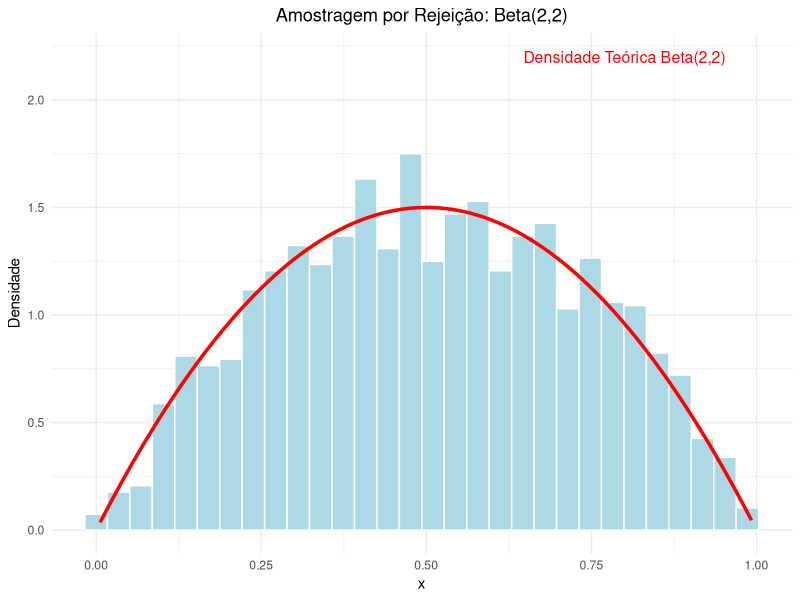
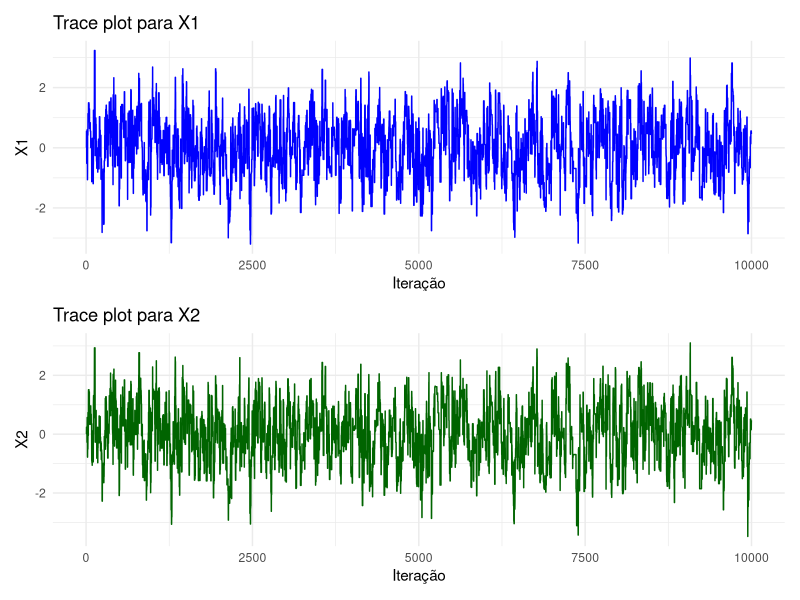
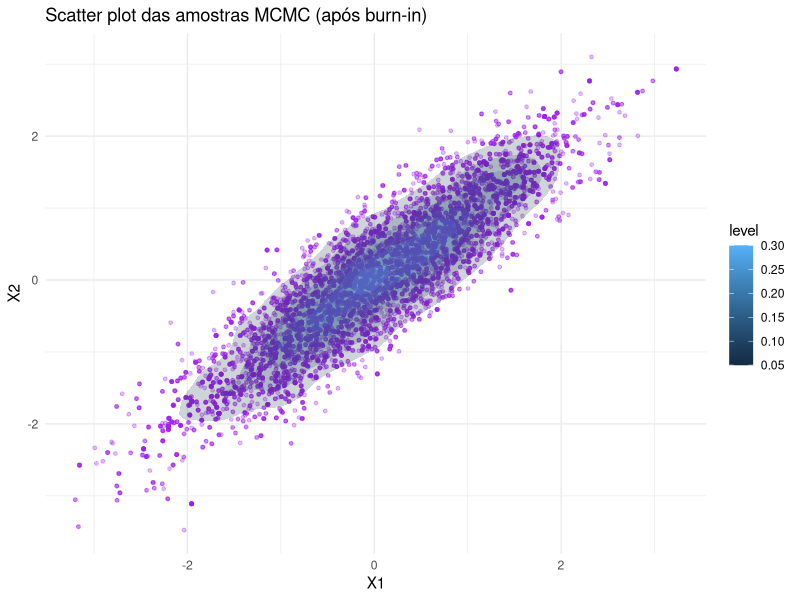
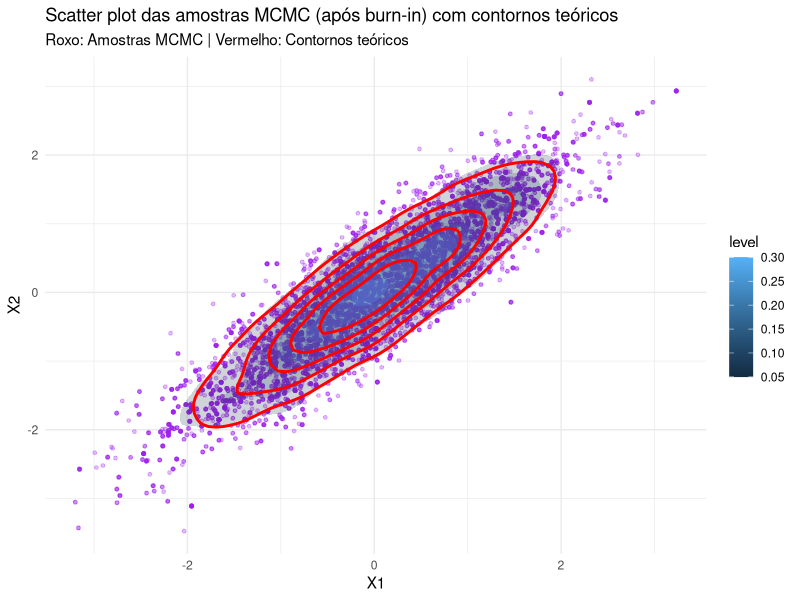
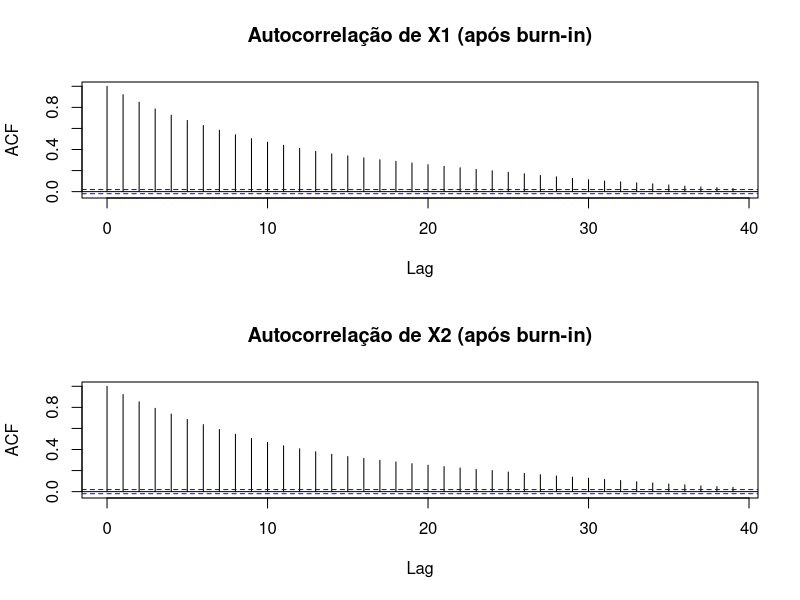
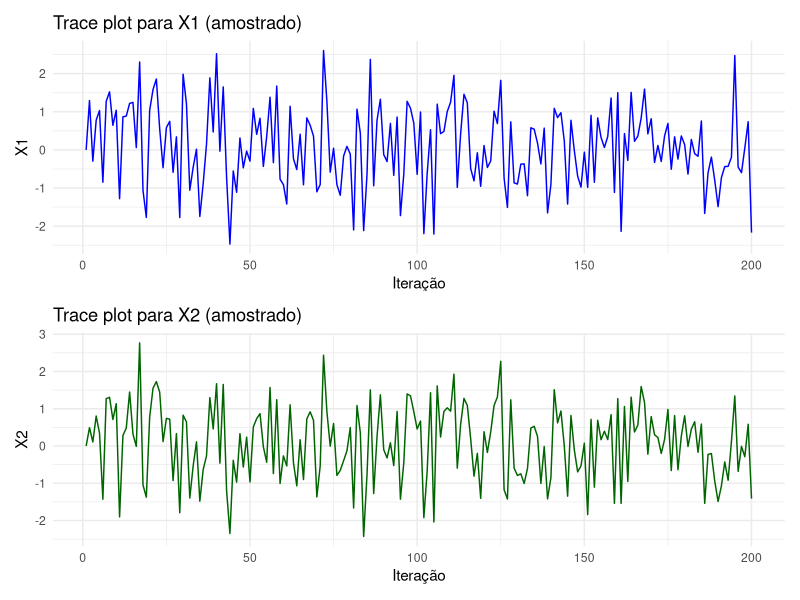
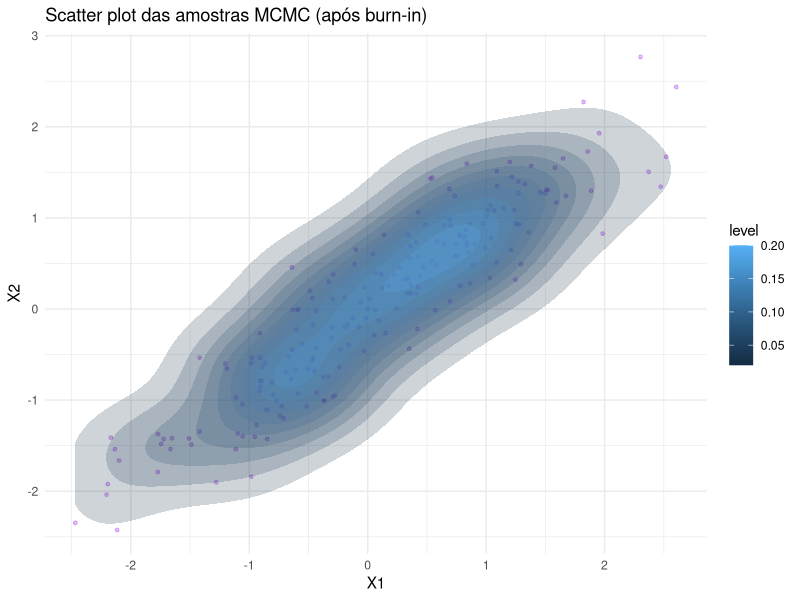
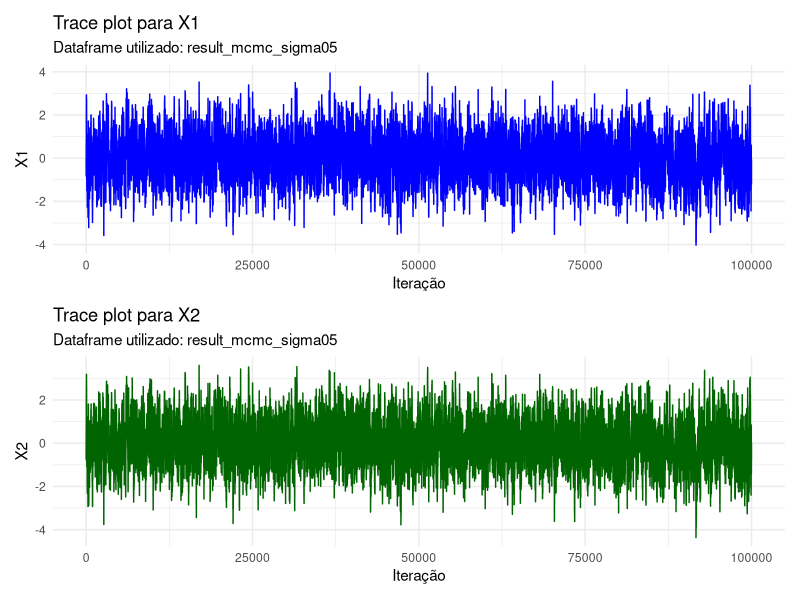

Write the R code that produced these figures, in order.
## ---- chunk 1
# Carregue todos os pacotes que você usará aqui
library(tidyverse)
library(mvtnorm) # Pode ser útil para o Problema 3
#library(httpgd)
## ---- chunk 2
# Defina a função a ser integrada
f <- function(x) {
  # ... seu código aqui ...
  exp(-x) / (1 + x^2)
}

m <- 10000 # Número de amostras
set.seed(123)

# Gere as amostras e calcule a estimativa
x <- runif(m)
fx <- f(x)
mc_estimate <- mean(fx)
mc_var <- var(fx) / m

# Reporte a estimativa e a variância empírica


cat("A estimativa da integral é: ", round(mc_estimate, 2), "\n")
cat("A estimativa para a variância empírica é: $", round(mc_var , 2), "\n")

# ...
## ---- chunk 3
# Use m/2 amostras para criar m pontos de avaliação
set.seed(123)

m2 <- m / 2
u <- runif(m2)


# Gere as amostras e calcule a estimativa antitética
amostra_antietica <- (f(u) + f(1 - u)) / 2
estimativa_antietica <- mean(amostra_antietica)
variancia_antietica <- var(amostra_antietica) /m2

# Reporte a estimativa e a variância empírica
cat("A estimativa da integral (antitética) é: ", round(estimativa_antietica, 4), "\n")
cat("A estimativa para a variância empírica (antitética) é: ", round(variancia_antietica, 6), "\n")

## ---- chunk 4
#Este problema introduz a lógica de aceitar/rejeitar amostras, que é fundamental para o MCMC. 
#O objetivo é gerar amostras de uma distribuição alvo usando uma distribuição “envelope” mais simples.

# A distribuição alvo é f(x) = dbeta(x, 2, 2)
# A distribuição envelope é g(x) = dunif(x, 0, 1) = 1
# Encontre o valor máximo da razão f(x)/g(x) no intervalo [0, 1].
# Você pode fazer isso analiticamente ou numericamente.

# Definindo a distribuição alvo:
f <- function(x) dbeta(x, 2, 2)
# Definindo a distribuição envelope
g <- function(x) dunif(x, 0, 1) 

# Encontrando o valor máximo de f(x)/g(x) no intervalo [0, 1]

grid <- seq(0, 1, length.out = 10001)
divisao <- f(grid) / g(grid)
c <- max(divisao)

cat("A estimativa de C é: ", round(c, 4), "\n")

## ---- chunk 5
# Escreva uma função que implementa o algoritmo de amostragem por rejeição.
# A função deve aceitar n (o número de amostras a gerar) e c como argumentos.
rejection_sampler_beta <- function(n, c) {

  # Definindo a distribuição alvo:
  f <- function(x) dbeta(x, 2, 2)
  # Definindo a distribuição envelope
  g <- function(x) dunif(x, 0, 1) 

  amostras_aceitas <- numeric(n)
  total_propostas <- 0
  aceitas <- 0
  
  # Loop até obter n amostras aceitas
  while(aceitas < n) {
    y <- runif(1, 0, 1) 
    u <- runif(1, 0, 1)
    
    #Tirei essa regra do livro
    if (u < f(y) / (c * g(y))) {
      aceitas <- aceitas + 1
      amostras_aceitas[aceitas] <- y
    }

    total_propostas <- total_propostas + 1
  }
  
  # Calcular taxa de aceitação
  taxa_aceitacao <- aceitas / total_propostas
  
  # Retornar lista com amostras e informações do processo
  return(list(
    amostras = amostras_aceitas,
    taxa_aceitacao = taxa_aceitacao,
    total_propostas = total_propostas
  ))
}

# Gere 2000 amostras usando sua função
set.seed(123)
resultado_beta <- rejection_sampler_beta(2000, 1.5)
amostras_beta <- resultado_beta$amostras

## ---- chunk 6
# Crie um histograma das suas amostras geradas
# Sobreponha a curva de densidade teórica da Beta(2, 2) para verificar

# Organize as amostras em um data frame
df_beta <- data.frame(amostra = amostras_beta)

# Crie o histograma com ggplot2 e sobreponha a densidade teórica
ggplot(df_beta, aes(x = amostra)) +
  geom_histogram(aes(y = ..density..), bins = 30, fill = "lightblue", color = "white") +
  stat_function(fun = function(x) dbeta(x, 2, 2), color = "red", size = 1.2) +
  labs(title = "Amostragem por Rejeição: Beta(2,2)",
       x = "x", y = "Densidade") +
  theme_minimal() +
  theme(plot.title = element_text(hjust = 0.5)) +
  annotate("text", x = 0.8, y = 2.2, label = "Densidade Teórica Beta(2,2)", color = "red", size = 4)

# Reporte a taxa de aceitação do seu amostrador

cat("Taxa de aceitação:", round(resultado_beta$taxa_aceitacao, 4), "\n")
cat("Total de propostas:", resultado_beta$total_propostas, "\n")

## ---- chunk 7
# Defina a densidade alvo (ou seu logaritmo)
# A média é (0, 0) e a matriz de covariância tem 1s na diagonal e 0.9 fora dela.
# A função `mvtnorm::dmvnorm` pode ser útil para calcular a densidade.

mu <- c(0, 0)
Sigma <- matrix(c(1, 0.9, 0.9, 1), nrow = 2)
log_alvo <- function(x) {
  mvtnorm::dmvnorm(x, mean = mu, sigma = Sigma, log = TRUE)
}

# Implemente a função do amostrador de Metropolis-Hastings
metropolis_bvn <- function(n_iter, sigma_prop) {
  # n_iter: número de iterações
  # sigma_prop: desvio padrão da proposta (assumido igual para ambas as dimensões)
  
  # 1. Inicializar a cadeia
  cadeia_mk <- matrix(0, nrow = n_iter, ncol = 2)
  estado_atual <- c(0, 0)  # Ponto inicial (0, 0)
  cadeia_mk[1, ] <- estado_atual
  
  # Contador de aceitações
  n_aceito <- 0
  
  # Matriz de covariância para a proposta (diagonal)
  Sigma_prop <- diag(c(sigma_prop^2, sigma_prop^2))
  
  # 2. Loop pelas iterações
  for (i in 2:n_iter) {
    
    # 3. Propor um novo ponto a partir da distribuição de proposta
    # Proposta Normal Bivariada centrada no ponto atual
    proposta <- rnorm(2, mean = estado_atual, sd = sigma_prop)
    proposta <- as.vector(proposta)
    
    # 4. Calcular a razão de aceitação
    # r = f(proposto) / f(atual)
    log_r <- log_alvo(proposta) - log_alvo(estado_atual)
    r <- exp(log_r)
    
    # 5. Aceitar o ponto proposto com probabilidade min(1, r)
    if (runif(1) < min(1, r)) {
      # Se rejeitado, o próximo ponto da cadeia é o mesmo que o ponto atual
      estado_atual <- proposta
      n_aceito <- n_aceito + 1
    }
    # Caso contrário, permanece no estado atual (estado_atual inalterado)
    
    # 6. Armazenar o ponto na cadeia
    cadeia_mk[i, ] <- estado_atual
  }
  
  # 7. Calcular taxa de aceitação
  tx_aceita <- n_aceito / (n_iter - 1)
  
  # Retornar resultados
  return(list(
    cadeia_mk = cadeia_mk,
    tx_aceita = tx_aceita,
    n_aceito = n_aceito,
    n_iter = n_iter
  ))
}

# Execute o amostrador
set.seed(123)
# Teste com diferentes valores de sigma_prop para ver o efeito na taxa de aceitação
resultado_mcmc <- metropolis_bvn(n_iter = 10000, sigma_prop = 1.0)
cadeia_mcmc <- resultado_mcmc$cadeia_mk

## ---- chunk 8

result_mcmc_sigma05 <- metropolis_bvn(n_iter = 100000, sigma_prop = 0.5)

result_mcmc_sigma2 <- metropolis_bvn(n_iter = 10000, sigma_prop = 2)


## ---- chunk 9

# Reporte a taxa de aceitação
cat("Taxa de aceitação:", round(resultado_mcmc$tx_aceita, 4), "\n")
cat("Número de amostras aceitas:", resultado_mcmc$n_aceito, "\n")
cat("Número total de iterações:", resultado_mcmc$n_iter, "\n")


# Descarte o burn-in
burn_in <- 2000
cadeia_burnin <- cadeia_mcmc[-burn_in,]

# Crie os trace plots para cada uma das duas variáveis

df_cadeia <- as.data.frame(cadeia_mcmc)
colnames(df_cadeia) <- c("X1", "X2")
df_cadeia$iter <- 1:nrow(df_cadeia)


library(patchwork)

# Trace plots lado a lado usando patchwork
p1 <- ggplot(df_cadeia, aes(x = iter, y = X1)) +
  geom_line(color = "blue") +
  labs(title = "Trace plot para X1", x = "Iteração", y = "X1") +
  theme_minimal()

p2 <- ggplot(df_cadeia, aes(x = iter, y = X2)) +
  geom_line(color = "darkgreen") +
  labs(title = "Trace plot para X2", x = "Iteração", y = "X2") +
  theme_minimal()

# Exibir os dois gráficos em um grid
p1 / p2


# Crie o scatter plot das amostras geradas
# Scatter plot das amostras após o burn-in
df_cadeia_burnin <- as.data.frame(cadeia_burnin)
colnames(df_cadeia_burnin) <- c("X1", "X2")


amostras_teoricas <- mvtnorm::rmvnorm(1e4, mean = mu, sigma = Sigma)
df_teoricas <- as.data.frame(amostras_teoricas)
colnames(df_teoricas) <- c("X1", "X2")


ggplot(df_cadeia_burnin, aes(x = X1, y = X2)) +
  geom_point(alpha = 0.3, color = "purple", size = 1) +
  stat_density_2d(aes(fill = ..level..), geom = "polygon", alpha = 0.2, color = NA) +
  labs(title = "Scatter plot das amostras MCMC (após burn-in)",
       x = "X1", y = "X2") +
  theme_minimal()
# Verificação Visual: Sobreponha as linhas de contorno teóricas
# Sobrepondo as linhas de contorno teóricas da distribuição alvo
ggplot(df_cadeia_burnin, aes(x = X1, y = X2)) +
  geom_point(alpha = 0.3, color = "purple", size = 1) +
  stat_density_2d(aes(fill = ..level..), geom = "polygon", alpha = 0.2, color = NA) +
  stat_density_2d(
    data = df_teoricas,
    aes(x = X1, y = X2),
    color = "red", size = 1, bins = 6, geom = "density_2d"
  ) +
  labs(title = "Scatter plot das amostras MCMC (após burn-in) com contornos teóricos",
       subtitle = "Roxo: Amostras MCMC | Vermelho: Contornos teóricos",
       x = "X1", y = "X2") +
  theme_minimal()

  # Gráfico de autocorrelação para X1 e X2 após o burn-in
  acf_x1 <- acf(df_cadeia_burnin$X1, plot = FALSE)
  acf_x2 <- acf(df_cadeia_burnin$X2, plot = FALSE)

  par(mfrow = c(2, 1))
  plot(acf_x1, main = "Autocorrelação de X1 (após burn-in)")
  plot(acf_x2, main = "Autocorrelação de X2 (após burn-in)")
  par(mfrow = c(1, 1))

  print("Podemos perceber que existe uma grande autocorrelação em ambas as variáveis por conta da simulação via cadeia de markov. A ideia é realizar uma amostragem de valores")
  print("No presente caso, decidiu-se por amostrar a cada 50 valores")

# Amostragem sistemática opcional para reduzir autocorrelação
  cadeia_final <- cadeia_burnin[seq(1, nrow(cadeia_burnin), by = 50), ]
  cadeia_final<-as.data.frame(cadeia_final)
  colnames(cadeia_final) <- c("X1", "X2")
  cadeia_final$iter <- 1:nrow(cadeia_final)
  

p11 <- ggplot(cadeia_final, aes(x = iter, y = X1)) +
  geom_line(color = "blue") +
  labs(title = "Trace plot para X1 (amostrado)", x = "Iteração", y = "X1") +
  theme_minimal()

p21 <- ggplot(cadeia_final, aes(x = iter, y = X2)) +
  geom_line(color = "darkgreen") +
  labs(title = "Trace plot para X2 (amostrado)", x = "Iteração", y = "X2") +
  theme_minimal()

# Exibir os dois gráficos em um grid
p11 / p21

amostras_teoricas2 <- mvtnorm::rmvnorm(length(cadeia_final), mean = mu, sigma = Sigma)
df_teoricas2 <- as.data.frame(amostras_teoricas2)
colnames(df_teoricas2) <- c("X1", "X2")

ggplot(cadeia_final, aes(x = X1, y = X2)) +
  geom_point(alpha = 0.3, color = "purple", size = 1) +
  stat_density_2d(aes(fill = ..level..), geom = "polygon", alpha = 0.2, color = NA) +
  labs(title = "Scatter plot das amostras MCMC (após burn-in)",
       x = "X1", y = "X2") +
  theme_minimal()

## ---- chunk 10

# CRIANDO UMA FUNÇÃO QUE GERA OS RESULTADOS PASSADOS MAS ESCOLHENDO VARIANCIAS DIFERENTES

# Função para analisar e plotar resultados de uma simulação Metropolis-Hastings,
# incluindo gráficos de nível e análise após amostragem sistemática (thinning)
analisar_mcmc_com_thin <- function(resultado_mcmc, burn_in = 2000, thin = 1, mu = c(0,0), Sigma = matrix(c(1,0.9,0.9,1), 2),amostra=50) {

  nome_do_dataframe <- deparse(substitute(resultado_mcmc))
  


  require(ggplot2)
  require(patchwork)
  require(mvtnorm)
  
  cadeia <- resultado_mcmc$cadeia_mk
  n_iter <- resultado_mcmc$n_iter
  tx_aceita <- resultado_mcmc$tx_aceita
  n_aceito <- resultado_mcmc$n_aceito
  
  cat("Taxa de aceitação:", round(tx_aceita, 4), "\n")
  cat("Número de amostras aceitas:", n_aceito, "\n")
  cat("Número total de iterações:", n_iter, "\n")
  
  # Descarte do burn-in e thinning
  cadeia_burnin <- cadeia[-seq_len(burn_in), , drop = FALSE]
  if (thin > 1) {
    cadeia_burnin <- cadeia_burnin[seq(1, nrow(cadeia_burnin), by = thin), , drop = FALSE]
  }
  
  df_cadeia <- as.data.frame(cadeia)
  colnames(df_cadeia) <- c("X1", "X2")
  df_cadeia$iter <- 1:nrow(df_cadeia)
  
  # Trace plots
  p1 <- ggplot(df_cadeia, aes(x = iter, y = X1)) +
    geom_line(color = "blue") +
    labs(title = "Trace plot para X1", 
    subtitle=paste("Dataframe utilizado:",nome_do_dataframe),x = "Iteração", y = "X1") +
    theme_minimal()
  
  p2 <- ggplot(df_cadeia, aes(x = iter, y = X2)) +
    geom_line(color = "darkgreen") +
    labs(title = "Trace plot para X2",
    subtitle=paste("Dataframe utilizado:",nome_do_dataframe), x = "Iteração", y = "X2") +
    theme_minimal()
  
  print(p1 / p2)
  
  # Scatter plot das amostras após burn-in
  df_cadeia_burnin <- as.data.frame(cadeia_burnin)
  colnames(df_cadeia_burnin) <- c("X1", "X2")
  
  amostras_teoricas <- mvtnorm::rmvnorm(nrow(df_cadeia_burnin), mean = mu, sigma = Sigma)
  df_teoricas <- as.data.frame(amostras_teoricas)
  colnames(df_teoricas) <- c("X1", "X2")
  
  # Scatter plot com contornos teóricos
  p_scatter <- ggplot(df_cadeia_burnin, aes(x = X1, y = X2)) +
    geom_point(alpha = 0.3, color = "purple", size = 1) +
    stat_density_2d(aes(fill = ..level..), geom = "polygon", alpha = 0.2, color = NA) +
    stat_density_2d(
      data = df_teoricas,
      aes(x = X1, y = X2),
      color = "red", size = 1, bins = 6, geom = "density_2d"
    ) +
    labs(title = "Scatter plot das amostras MCMC (após burn-in) com contornos teóricos",
         subtitle = paste("Dataframe utilizado:",nome_do_dataframe),
         x = "X1", y = "X2") +
    theme_minimal()
  print(p_scatter)
  
  
  # Autocorrelação
  acf_x1 <- acf(df_cadeia_burnin$X1, plot = FALSE)
  acf_x2 <- acf(df_cadeia_burnin$X2, plot = FALSE)
  par(mfrow = c(2, 1))
  plot(acf_x1, main = paste("Autocorrelação de X1 (após burn-in) | Dataframe:",nome_do_dataframe))
  plot(acf_x2, main = paste("Autocorrelação de X2 (após burn-in) | Dataframe:",nome_do_dataframe))
  par(mfrow = c(1, 1))
  
  # Amostragem sistemática para reduzir autocorrelação (thinning fixo de 50)
  cadeia_thin <- cadeia_burnin[seq(1, nrow(cadeia_burnin), by = amostra), , drop = FALSE]
  df_cadeia_thin <- as.data.frame(cadeia_thin)
  colnames(df_cadeia_thin) <- c("X1", "X2")
  df_cadeia_thin$iter <- 1:nrow(df_cadeia_thin)
  
  # Trace plots após thinning
  p1_thin <- ggplot(df_cadeia_thin, aes(x = iter, y = X1)) +
    geom_line(color = "blue") +
    labs(title = paste("Trace plot para X1 (amostrado a cada ",amostra,")"),
    subtitle = paste("Dataframe utilizado:",nome_do_dataframe), x = "Iteração", y = "X1") +
    theme_minimal()
  
  p2_thin <- ggplot(df_cadeia_thin, aes(x = iter, y = X2)) +
    geom_line(color = "darkgreen") +
    labs(title = paste("Trace plot para X2 (amostrado a cada ",amostra,")"), 
    subtitle = paste("Dataframe utilizado:",nome_do_dataframe),x = "Iteração", y = "X2") +
    theme_minimal()
  
  print(p1_thin / p2_thin)
  
  # Scatter plot e gráfico de nível após thinning
  amostras_teoricas2 <- mvtnorm::rmvnorm(nrow(df_cadeia_thin), mean = mu, sigma = Sigma)
  df_teoricas2 <- as.data.frame(amostras_teoricas2)
  colnames(df_teoricas2) <- c("X1", "X2")
  
  p_scatter_thin <- ggplot(df_cadeia_thin, aes(x = X1, y = X2)) +
    geom_point(alpha = 0.3, color = "purple", size = 1) +
    stat_density_2d(aes(fill = ..level..), geom = "polygon", alpha = 0.2, color = NA) +
    stat_density_2d(
      data = df_teoricas2,
      aes(x = X1, y = X2),
      color = "red", size = 1, bins = 6, geom = "density_2d"
    ) +
    labs(title = "Scatter plot das amostras MCMC (após thinning) com contornos teóricos",
         subtitle = paste("Avaliação da base de dados:",nome_do_dataframe),
         x = "X1", y = "X2") +
    theme_minimal()
  print(p_scatter_thin)
  
  
  invisible(list(
    cadeia_burnin = cadeia_burnin,
    cadeia_thin = cadeia_thin,
    taxa_aceitacao = tx_aceita,
    n_aceito = n_aceito,
    n_iter = n_iter
  ))
}

# Exemplo de uso:
 analisar_mcmc_com_thin(result_mcmc_sigma05,amostra=200)
## ---- chunk 11

 analisar_mcmc_com_thin(result_mcmc_sigma2)

